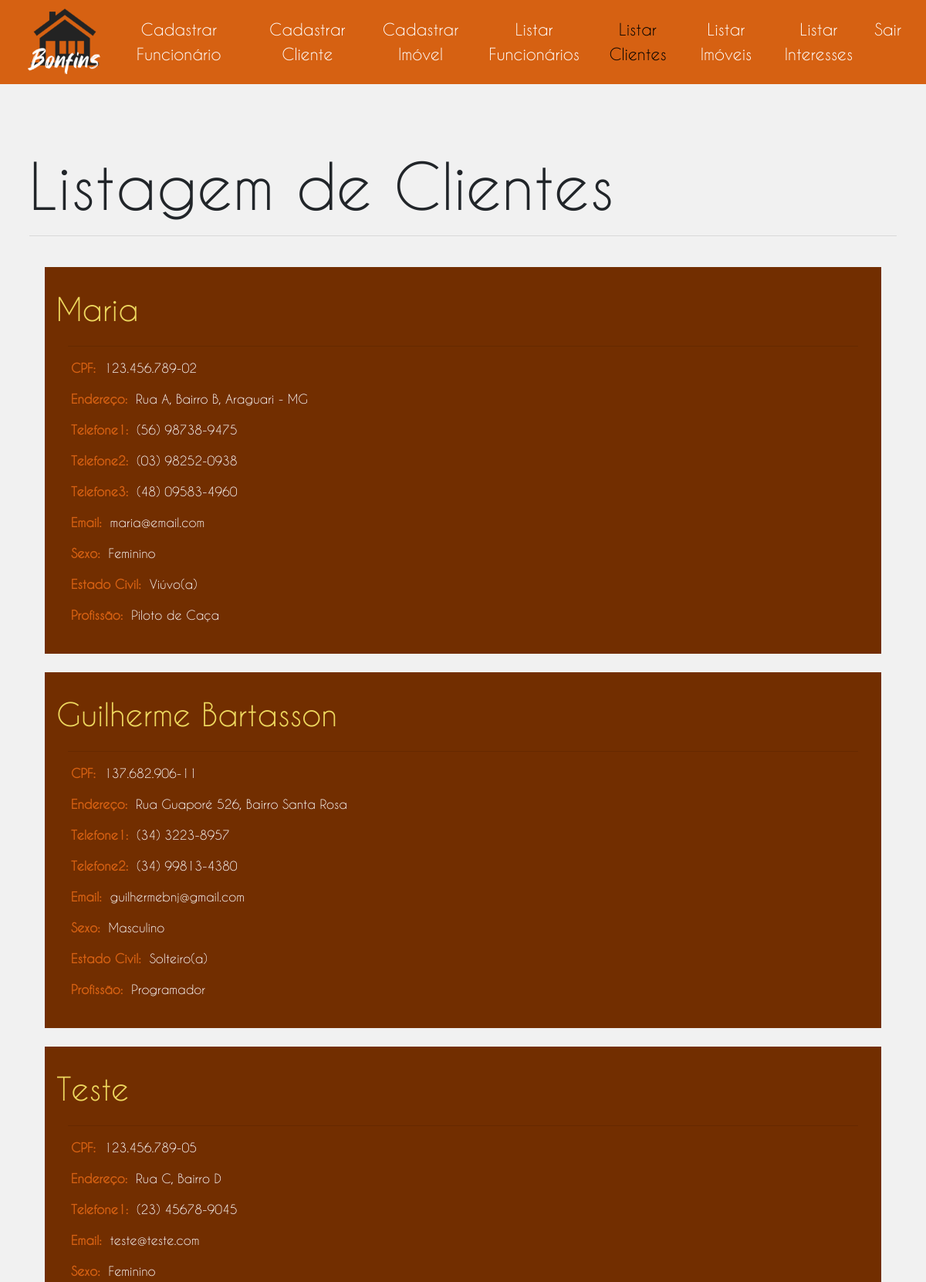
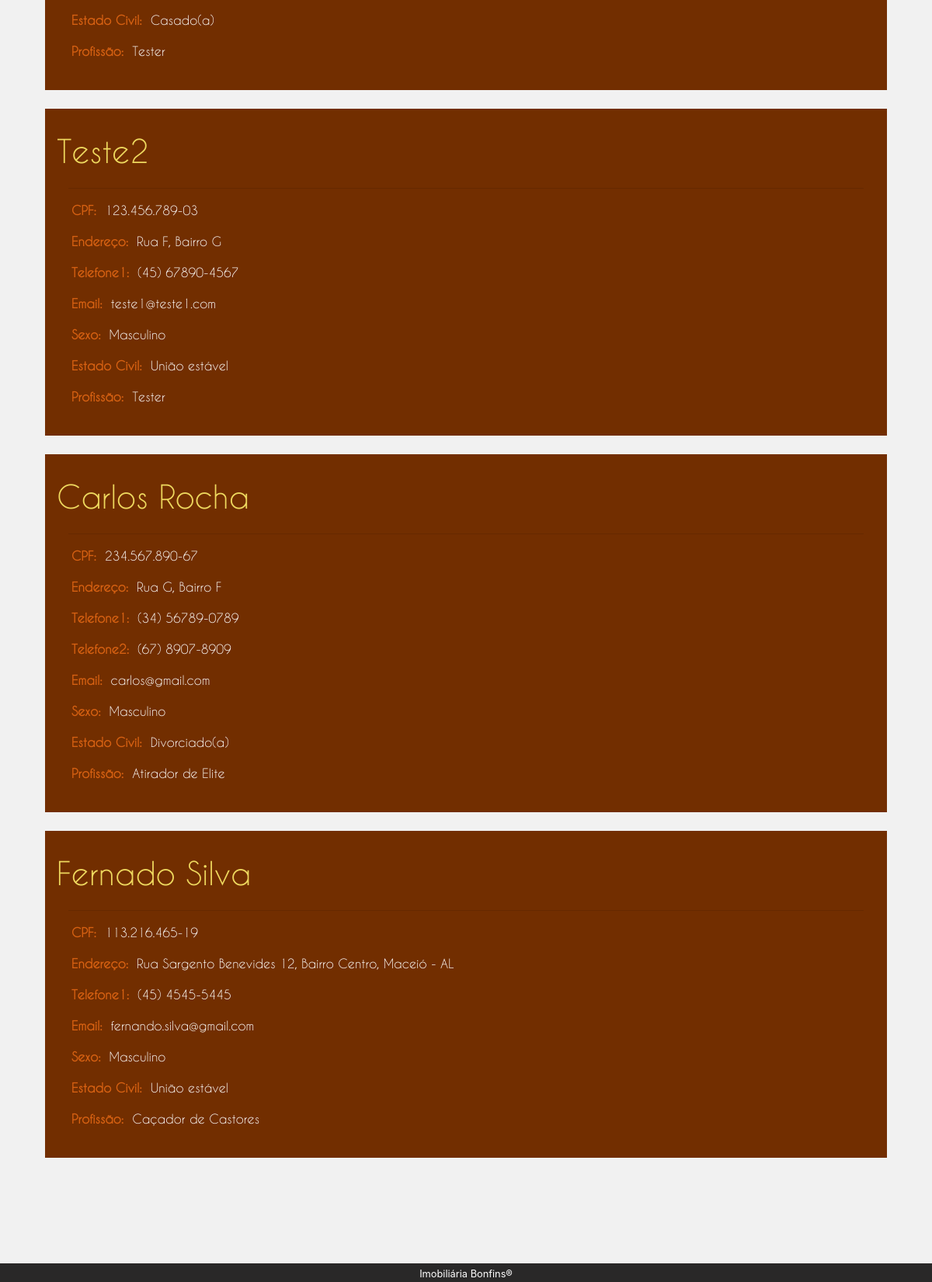
/administrativo/listagemCliente.php (signed in), run on the app's committed database (2 pictures, top to bottom).
### tables this page shows
CREATE TABLE `cliente` (
  `ID` int(4) UNSIGNED NOT NULL,
  `Nome` varchar(100) NOT NULL,
  `Cpf` varchar(14) NOT NULL,
  `Endereco` varchar(150) NOT NULL,
  `Email` varchar(60) NOT NULL,
  `Sexo` char(1) NOT NULL,
  `EstadoCivil` int(1) UNSIGNED NOT NULL,
  `Profissao` varchar(100) NOT NULL
);

CREATE TABLE `estadoCivil` (
  `ID` int(4) UNSIGNED NOT NULL,
  `Nome` varchar(30) NOT NULL
);

### php/cliente.php (called while the page is built, shortened)
<?php
    function getClientes($conn) {
        $array_clientes = null;
        $sql = "SELECT
                    c.ID,
                    c.Nome,
                    c.Cpf,
                    c.Endereco,
                    c.Email,
                    c.Sexo,
                    e.Nome as EstadoCivil,
                    c.Profissao
                FROM
                    cliente as c,
                    estadoCivil as e
                WHERE
                    c.EstadoCivil = e.ID";
        $result = $conn->query($sql);
        while ($row = $result->fetch()) {
            $cliente = new Cliente();
            $cliente->id            = $row["ID"];
            $cliente->nome          = $row["Nome"];
            $cliente->cpf           = $row["Cpf"];
            $cliente->endereco      = $row["Endereco"];
            $cliente->email         = $row["Email"];
            if ($row["Sexo"] == "m")
                $cliente->sexo      = "Masculino";
            if ($row["Sexo"] == "f")
                $cliente->sexo      = "Feminino";
            $cliente->estadoCivil   = $row["EstadoCivil"];
            $cliente->profissao     = $row["Profissao"];
            $array_clientes[] = $cliente;
        }
        return $array_clientes;
    }
?>

### administrativo/listagemCliente.php (the view, shortened to what this page needs)
<!DOCTYPE html>
<html lang="pt-br">
    <head>
        <link rel="stylesheet" href="../css/bootstrap.css">
        <link rel="stylesheet" href="css/administrativo.css">
        <link rel="stylesheet" href="css/listagem.css">
    </head>
    <body>
        <section>
            <div class="col-sm-12">
                <div class="row">
                    <div class="col-sm-12 p-0">
                        <?php include "../php/navbarRestrita.php" ?>
                    </div>
                </div>
                <div class="row">
                    <div class="col-sm-12 px-0">
                        <div id="listagemContainer" class="px-0">
                            <div class="container px-0">
                                <div class="jumbotron px-2">
                                    <h1 class="display-4">Listagem de Clientes</h1>
                                    <hr class="my-3">
                                    <div id="admContainer">
                                        <?php
                                            require "../php/conexaoMysql.php";
                                            require "../php/cliente.php";
                                            $arrayClientes = null;
                                            $telefones = null;
                                            try {
                                                $arrayClientes = getClientes($conn);
                                            } catch (Exception $e) {
                                                $msgErro = $e->getMessage();
                                                echo $msgErro;
                                            }
                                            if ($arrayClientes != null) {
                                                foreach ($arrayClientes as $cliente) {
                                                    $counterTelefone = 1;
                                                    $sql = "SELECT
                                                                Numero
                                                            FROM
                                                                telefone
                                                            WHERE
                                                                PessoaID = $cliente->id AND
                                                                TipoPessoa = 1";
                                                    $result = $conn->query($sql);
                                                    while ($row = $result->fetch()) {
                                                        $telefones[] = $row["Numero"];
                                                    }
                                                    echo "
                                                        <div class='row pt-4'>
                                                            <div class='container'>
                                                                <div class='col-sm-12 admBox'>
                                                                    <div class='row'>
                                                                        <h1>$cliente->nome</h1>
                                                                    </div>
                                                                    <hr>
                                                                    <div class='row mt-2 ml-1'>
                                                                        <label for='cpf'>
                                                                            <strong>CPF:&nbsp&nbsp</strong>
                                                                        </label>
                                                                        <span name='cpf'>$cliente->cpf</span>
                                                                    </div>
                                                                    <div class='row mt-2 ml-1'>
                                                                        <label for='endereco'>
                                                                            <strong>Endereço:&nbsp&nbsp</strong>
                                                                        </label>
                                                                        <span name='endereco'>$cliente->endereco</span>
                                                                    </div>";
                                                    for ($x = 0; $x < count($telefones); $x++) {
                                                        echo "
                                                            <div class='row mt-2 ml-1'>
                                                                <label for='telefone$counterTelefone'>
                                                                    <strong>Telefone$counterTelefone:&nbsp&nbsp</strong>
                                                                </label>
                                                                <span name='telefone$counterTelefone'>$telefones[$x]</span>
                                                            </div>";
                                                        $counterTelefone++;
                                                    }
                                                    echo "
                                                                    <div class='row mt-2 ml-1'>
                                                                        <label for='email'>
                                                                            <strong>Email:&nbsp&nbsp</strong>
                                                                        </label>
                                                                        <span name='email'>$cliente->email</span>
                                                                    </div>
                                                                    <div class='row mt-2 ml-1'>
                                                                        <label for='sexo'>
                                                                            <strong>Sexo:&nbsp&nbsp</strong>
                                                                        </label>
                                                                        <span name='sexo'>$cliente->sexo</span>
                                                                    </div>
                                                                    <div class='row mt-2 ml-1'>
                                                                        <label for='estadoCivil'>
                                                                            <strong>Estado Civil:&nbsp&nbsp</strong>
                                                                        </label>
                                                                        <span name='estadoCivil'>$cliente->estadoCivil</span>
                                                                    </div>
                                                                    <div class='row mt-2 ml-1'>
                                                                        <label for='profissao'>
                                                                            <strong>Profissão:&nbsp&nbsp</strong>
                                                                        </label>
                                                                        <span name='profissao'>$cliente->profissao</span>
                                                                    </div>
                                                                </div>
                                                            </div>
                                                        </div>";
                                                    $telefones = null;
                                                }
                                            }
                                        ?>
                                    </div>
                                </div>
                            </div>
                        </div>
                    </div>
                </div>
                <div class="row">
                    <div class="col-sm-12 p-0">
                        <footer class="text-center p-0" id=footer>
                            <small>Imobiliária Bonfins<span>&reg</span></small>
                        </footer>
                    </div>
                </div>
            </div>
        </section>
    </body>
</html>

### php/navbarRestrita.php (shortened to what this page needs)
<nav class="navbar navbar-expand-lg navbar-light sticky-top pt-0">
    <a class="navbar-brand pt-0" href="../index.php">
        <img class="logo-bonfins" src="../assets/images/logo-bonfins3.png">
    </a>
    <div class="collapse navbar-collapse" id="navbarSupportedContent">
        <ul class="navbar-nav ml-auto">
            <li class="mt-2 mr-3">
                <a
                href="cadastroFuncionario.php"
                id="cadastrarFuncionario">Cadastrar Funcionário</a>
            </li>
            <li class="mt-2 mr-3">
                <a
                href="cadastroCliente.php"
                id="cadastrarCliente">Cadastrar Cliente</a>
            </li>
            <li class="mt-2 mr-3">
                <a
                href="cadastroImovel.php"
                id="cadastrarImovel">Cadastrar Imóvel</a>
            </li>
            <li class="mt-2 mr-3">
                <a
                href="listagemFuncionario.php"
                id="listarFuncionarios">Listar Funcionários</a>
            </li>
            <li class="mt-2 mr-3">
                <a
                href="listagemCliente.php"
                id="listarClientes">Listar Clientes</a>
            </li>
            <li class="mt-2 mr-3">
                <a
                href="listagemImovel.php"
                id="listarImoveis">Listar Imóveis</a>
            </li>
            <li class="mt-2 mr-3">
                <a
                href="listagemInteresse.php"
                id="listarInteresses">Listar Interesses</a>
            </li>
            <li class="mt-2 mr-3">
                <a href="../php/logout.php">Sair</a>
            </li>
        </ul>
    </div>
</nav>

### administrativo/css/administrativo.css (style rules this page uses)
body { background: rgb(41, 40, 40); height: 96vh; }
.logo-bonfins { height: 12vh; margin-left: 20px; }
a { font-size: 30px; }
nav { padding: 0; background-color: rgb(214, 97, 18); font-family: 'Caviar Dreams'; }
nav li { border-left: 0; }
nav li a { display: block; color: rgb(255, 255, 255); font-size: 1.3rem; border-left: 0; text-align: center; }
#admContainer { padding: 20px; padding-top: 0; background-color: #f1f1f1; min-height: 82.3vh; }
.jumbotron { background-color: inherit !important; font-family: 'Caviar Dreams' !important; }
.jumbotron h1 { font-size: 5rem; }
footer { padding: 20px; background-color: rgb(41, 40, 40); color: white; }

### administrativo/css/listagem.css (style rules this page uses)
#listagemContainer { padding: 20px; background-color: #f1f1f1; min-height: 82.3vh; }
.admBox { background: rgb(114, 46, 0); padding: 30px; color: white; }
.admBox h1 { font-size: 2.5rem !important; color: rgb(238, 216, 94); }
label { color: rgb(214, 97, 18); }

### data on the page
cliente: Nome "Maria", Cpf "123.456.789-02", Endereco "Rua A, Bairro B, Araguari - MG", x "(56) 98738-9475", x "(03) 98252-0938", x "(48) 09583-4960", Email "maria@email.com", sexo "Feminino", EstadoCivil.Nome "Viúvo(a)", Profissao "Piloto de Caça"
cliente: Nome "Guilherme Bartasson", Cpf "137.682.906-11", Endereco "Rua Guaporé 526, Bairro Santa Rosa", x "(34) 3223-8957", x "(34) 99813-4380", Email "guilhermebnj@gmail.com", sexo "Masculino", EstadoCivil.Nome "Solteiro(a)", Profissao "Programador"
cliente: Nome "Teste", Cpf "123.456.789-05", Endereco "Rua C, Bairro D", x "(23) 45678-9045", Email "teste@teste.com", sexo "Feminino", EstadoCivil.Nome "Casado(a)", Profissao "Tester"
cliente: Nome "Teste2", Cpf "123.456.789-03", Endereco "Rua F, Bairro G", x "(45) 67890-4567", Email "teste1@teste1.com", sexo "Masculino", EstadoCivil.Nome "União estável", Profissao "Tester"
cliente: Nome "Carlos Rocha", Cpf "234.567.890-67", Endereco "Rua G, Bairro F", x "(34) 56789-0789", x "(67) 8907-8909", Email "carlos@gmail.com", sexo "Masculino", EstadoCivil.Nome "Divorciado(a)", Profissao "Atirador de Elite"
cliente: Nome "Fernado Silva", Cpf "113.216.465-19", Endereco "Rua Sargento Benevides 12, Bairro Centro, Maceió - AL", x "(45) 4545-5445", Email "fernando.silva@gmail.com", sexo "Masculino", EstadoCivil.Nome "União estável", Profissao "Caçador de Castores"
